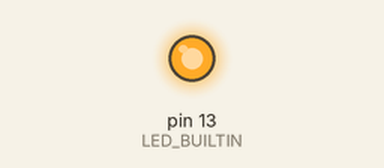
The sketch below on a simulated Arduino Uno, built with avr-gcc and run on an emulated ATmega328P. Shown: output pins drawn as LEDs (lit = HIGH).

Above: at 1.2 s.
At 35.3 s:
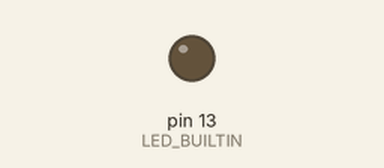
Timing chart, 0 to 39.8 s (numbered marks = the images above):
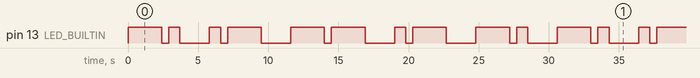

Measured:
- by itself, pin 13 (LED_BUILTIN): repeats every 30.6 s: LOW 0.50 s, HIGH 0.80 s, LOW 2.1 s, HIGH 0.80 s, LOW 0.50 s, HIGH 2.4 s, LOW 2.1 s, HIGH 2.4 s, LOW 0.50 s, HIGH 2.4 s, LOW 2.1 s, HIGH 0.80 s, LOW 0.50 s, HIGH 2.4 s, LOW 2.1 s, HIGH 2.4 s, LOW 0.50 s, HIGH 0.80 s, LOW 2.1 s, HIGH 2.4 s
- by itself, everything shown: repeats every 30.6 s, in 20 steps

The sketch:

morse_code.ino
```cpp
int occurence = 800;
int time3 = 500;


void setup() {
  // put your setup code here, to run once:
pinMode (LED_BUILTIN, OUTPUT);
}

void loop() {
  // put your main code here, to run repeatedly:
 //N
 switchON(occurence*3);
 switchON(occurence*1);
 delay(occurence*2);

 //A
 switchON(occurence*1);
 switchON(occurence*3);
 delay(occurence*2);

 //M
 switchON(occurence*3);
 switchON(occurence*3);
 delay(occurence*2);

 //A
 switchON(occurence*1);
 switchON(occurence*3);
 delay(occurence*2);

 //N
 switchON(occurence*3);
 switchON(occurence*1);
 delay(occurence*2);


}
void switchON(int time)
{
  digitalWrite(LED_BUILTIN,HIGH);
  delay(time);
  digitalWrite(LED_BUILTIN,LOW);
  delay(time3);

}
```
